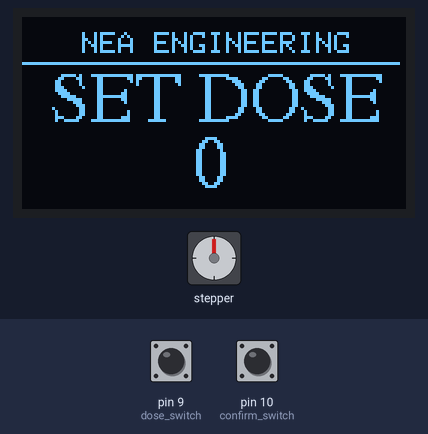
Simulated run of this sketch. Board: Arduino Uno, built with avr-gcc and run on an emulated ATmega328P. Parts: stepper motor, 128×64 one-colour display. Wiring (inferred from the names in the program): stepper motor (2048 steps per turn assumed): coils pin 2, pin 3, pin 4, pin 5. Inputs (shaded band) come from the test bench; at power-on: pin 9 (dose_switch) LOW, pin 10 (confirm_switch) HIGH.

Above: at 19.2 s.
19.3 s: pin 9 (dose_switch) pulled HIGH for 0.15 s
At 20.1 s:
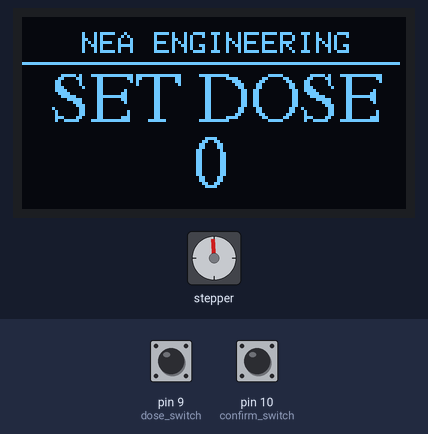
20.9 s: pin 9 (dose_switch) pulled HIGH for 1 s
At 21.12 s:
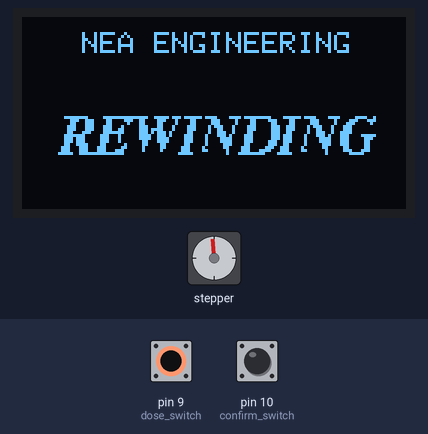
23.4 s: pin 9 (dose_switch) pulled HIGH for 3.2 s
At 27.4 s:
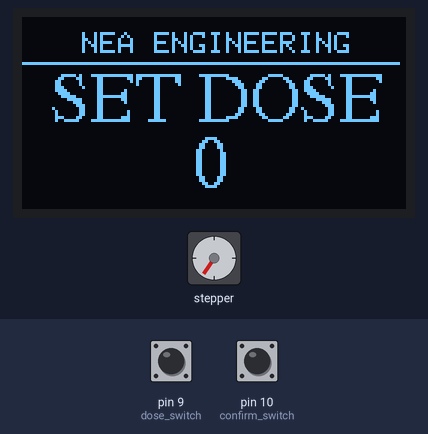
28.1 s: pin 9 (dose_switch) pulled HIGH for 1 s
At 30.2 s:
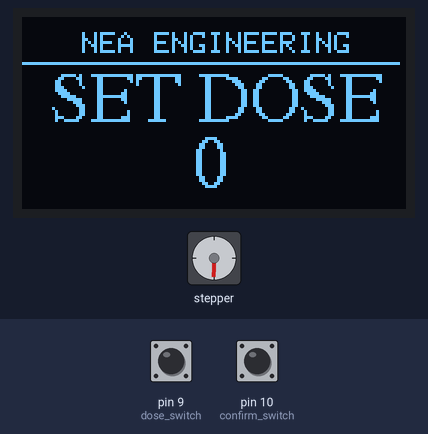
30.6 s: pin 9 (dose_switch) pulled HIGH for 0.15 s
At 31.9 s:
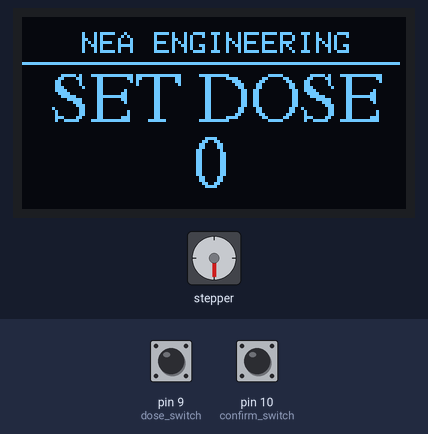
32.2 s: pin 9 (dose_switch) pulled HIGH for 3.2 s
At 36.5 s:
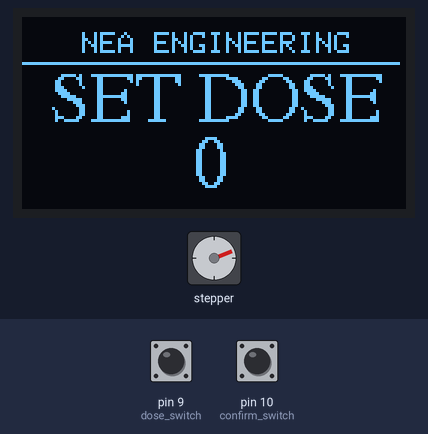
Timing chart, 0 to 37.9 s (numbered marks = the images above; inputs shaded):
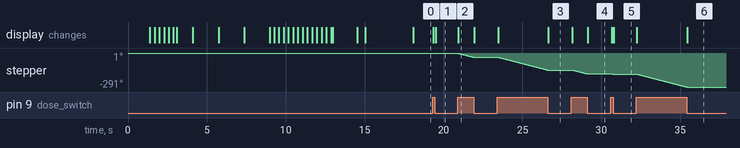

The sketch:

Insulin_pump_withGraphics_Names.ino
```cpp
/* This program was written by David Humphries for NEA Engineering:
 Anjali Pal
 Elyssa Snively
 Natalie Salema
 */

#include <Wire.h>
#include <Adafruit_GFX.h>
#include <Adafruit_SSD1306.h>
#include <Fonts/FreeSerif9pt7b.h>
#include <Fonts/FreeSerifBoldItalic9pt7b.h>
#include <Fonts/FreeSerif12pt7b.h>

int bluePin = 2;    //IN1 on the ULN2003 Board, BLUE end of the Blue/Yellow motor coil
int pinkPin = 3;    //IN2 on the ULN2003 Board, PINK end of the Pink/Orange motor coil
int yellowPin = 4;  //IN3 on the ULN2003 Board, YELLOW end of the Blue/Yellow motor coil
int orangePin = 5;  //IN4 on the ULN2003 Board, ORANGE end of the Pink/Orange motor coil
int oneunit = 48;   //number of times through the loop (steps) to dispense one unit
int dose = 0;       //the number of units the patient requests
int total_dose = 0;   //counts the total dose
int dose_switch = 9;
int confirm_switch = 10;
int confirm = 0;
int i = 0;

#define SCREEN_WIDTH 128
#define SCREEN_HEIGHT 64

Adafruit_SSD1306 display(SCREEN_WIDTH, SCREEN_HEIGHT, &Wire, -1);

static const unsigned char PROGMEM image_data_CATACat[] = {
    0xff, 0xff, 0xff, 0xff, 0xff, 0xff, 0xff, 0xff, 0xff, 0xff, 0xff, 0xff, 0xff, 0xff, 0xff, 0xff,
    0xff, 0xff, 0xff, 0xff, 0xff, 0xff, 0xff, 0xff, 0xff, 0xff, 0xff, 0xff, 0xff, 0xff, 0xff, 0xff,
    0xff, 0xff, 0xff, 0xff, 0xff, 0xff, 0xff, 0xff, 0xff, 0xff, 0xff, 0xff, 0xff, 0xff, 0xff, 0xff,
    0xff, 0xff, 0xff, 0xff, 0xff, 0xff, 0xff, 0xff, 0xff, 0xff, 0xff, 0xff, 0xff, 0xff, 0xff, 0xff,
    0xff, 0xff, 0xff, 0xff, 0xff, 0xff, 0xff, 0xff, 0xff, 0xff, 0xff, 0xff, 0xff, 0xff, 0xff, 0xff,
    0xff, 0xff, 0xff, 0xff, 0xff, 0xff, 0xfe, 0x38, 0x33, 0xff, 0xf7, 0xff, 0xff, 0xff, 0xff, 0xff,
    0xff, 0xff, 0xff, 0xff, 0xff, 0xff, 0xf1, 0xff, 0xff, 0x5f, 0xf7, 0xdf, 0xff, 0xff, 0xff, 0xff,
    0xff, 0xff, 0xff, 0xff, 0xff, 0xff, 0x87, 0xff, 0xf7, 0xeb, 0xff, 0x7f, 0xff, 0xff, 0xff, 0xff,
    0xff, 0xff, 0xff, 0xff, 0xff, 0xff, 0x1f, 0xff, 0xc8, 0x7c, 0xff, 0x7f, 0xff, 0xff, 0xff, 0xff,
    0xff, 0xff, 0xff, 0xff, 0xff, 0xfe, 0x7f, 0xff, 0xf7, 0xc7, 0x9f, 0x7f, 0xff, 0xff, 0xff, 0xff,
    0xff, 0xff, 0xff, 0xff, 0xff, 0xfc, 0xff, 0xff, 0xf8, 0xf8, 0xfd, 0xdf, 0xff, 0xff, 0xff, 0xff,
    0xff, 0xff, 0xff, 0xff, 0xff, 0xf9, 0xff, 0xff, 0xf8, 0x7f, 0x1f, 0xbf, 0xff, 0xff, 0xff, 0xff,
    0xff, 0xff, 0xff, 0xff, 0xff, 0xf3, 0xff, 0xfb, 0xfc, 0x3f, 0xe0, 0x7f, 0xff, 0xff, 0xff, 0xff,
    0xff, 0xff, 0xff, 0xff, 0xff, 0xf3, 0xff, 0xfb, 0xff, 0x1f, 0xff, 0xff, 0xff, 0xff, 0xff, 0xff,
    0xff, 0xff, 0xff, 0xff, 0xff, 0xe3, 0xff, 0xf8, 0xff, 0x8f, 0xff, 0xff, 0xff, 0xff, 0xff, 0xff,
    0xff, 0xff, 0xff, 0xff, 0xff, 0xe3, 0xff, 0x7d, 0x7f, 0xcf, 0xff, 0xff, 0xff, 0xff, 0xff, 0xff,
    0xff, 0xff, 0xff, 0xff, 0xff, 0xc7, 0xf7, 0xef, 0x9f, 0xe7, 0xff, 0xff, 0xff, 0xff, 0xff, 0xff,
    0xff, 0xff, 0xff, 0xff, 0xff, 0xc7, 0xf6, 0xa8, 0x0f, 0xe3, 0xff, 0xff, 0xff, 0xff, 0xff, 0xff,
    0xff, 0xff, 0xff, 0xff, 0xff, 0x8f, 0xf7, 0x8b, 0x87, 0xc4, 0x1f, 0xff, 0xff, 0xff, 0xff, 0xff,
    0xff, 0xff, 0xff, 0xff, 0xff, 0x9f, 0xf3, 0x17, 0xf9, 0xe0, 0x1f, 0xff, 0xff, 0xff, 0xff, 0xff,
    0xff, 0xff, 0xff, 0xff, 0xff, 0x8f, 0xfb, 0x03, 0xfe, 0x70, 0x0f, 0xff, 0xff, 0xff, 0xff, 0xff,
    0xff, 0xff, 0xff, 0xff, 0xff, 0x0f, 0xf9, 0x01, 0xff, 0x00, 0x0f, 0xff, 0xff, 0xff, 0xff, 0xff,
    0xff, 0xff, 0xff, 0xff, 0xff, 0x8f, 0xfe, 0x80, 0x7f, 0xfc, 0x17, 0xff, 0xff, 0xff, 0xff, 0xff,
    0xff, 0xff, 0xff, 0xff, 0xff, 0x8f, 0xfe, 0x80, 0x3f, 0xff, 0x8b, 0xff, 0xff, 0xff, 0xff, 0xff,
    0xff, 0xff, 0xff, 0xff, 0xff, 0x8f, 0xff, 0xa0, 0x3f, 0xff, 0x8b, 0xff, 0xff, 0xff, 0xff, 0xff,
    0xff, 0xff, 0xff, 0xff, 0xff, 0x0e, 0x3e, 0xb0, 0x7f, 0xff, 0x8d, 0xff, 0xff, 0xff, 0xff, 0xff,
    0xff, 0xff, 0xff, 0xff, 0xff, 0x2f, 0x8f, 0x30, 0xff, 0xff, 0x00, 0xff, 0xff, 0xff, 0xff, 0xff,
    0xff, 0xff, 0xff, 0xff, 0xff, 0x0f, 0xe7, 0xc1, 0xff, 0xff, 0x00, 0xff, 0xff, 0xff, 0xff, 0xff,
    0xff, 0xff, 0xff, 0xff, 0xff, 0x1f, 0xf7, 0xe1, 0xff, 0xff, 0x00, 0xff, 0xff, 0xff, 0xff, 0xff,
    0xff, 0xff, 0xff, 0xff, 0xff, 0x1f, 0xf3, 0xf3, 0xff, 0xff, 0x00, 0xff, 0xff, 0xff, 0xff, 0xff,
    0xff, 0xff, 0xff, 0xff, 0xf8, 0x0f, 0xfb, 0xf7, 0xff, 0xff, 0xff, 0xff, 0xff, 0xff, 0xff, 0xff,
    0xff, 0xff, 0xff, 0xff, 0xf3, 0xc1, 0xcf, 0xf3, 0xff, 0xff, 0xff, 0xff, 0xff, 0xff, 0xff, 0xff,
    0xff, 0xff, 0xff, 0xff, 0xef, 0x9f, 0xf3, 0xfc, 0xff, 0xff, 0xff, 0xff, 0xff, 0xff, 0xff, 0xff,
    0xff, 0xff, 0xff, 0xff, 0xe1, 0xdf, 0xf1, 0xff, 0x37, 0xff, 0xff, 0xff, 0xff, 0xff, 0xff, 0xff,
    0xff, 0xff, 0xff, 0xff, 0xe6, 0x3f, 0xfe, 0xff, 0xcb, 0xff, 0xff, 0xff, 0xff, 0xff, 0xff, 0xff,
    0xff, 0xff, 0xff, 0xff, 0xf7, 0xff, 0xff, 0xe4, 0x3b, 0xff, 0xff, 0xff, 0xff, 0xff, 0xff, 0xff,
    0xff, 0xff, 0xff, 0xff, 0xf3, 0xf7, 0xef, 0xe1, 0xfd, 0xff, 0xff, 0xff, 0xff, 0xff, 0xff, 0xff,
    0xff, 0xff, 0xff, 0xff, 0xf1, 0x00, 0xf9, 0x6b, 0xfe, 0xff, 0xff, 0xff, 0xff, 0xff, 0xff, 0xff,
    0xff, 0xff, 0xff, 0xff, 0xf9, 0x84, 0x3c, 0x33, 0xfb, 0x7f, 0xff, 0xff, 0xff, 0xff, 0xff, 0xff,
    0xff, 0xff, 0xff, 0xff, 0xf9, 0xc0, 0x1f, 0x3f, 0xfd, 0xbf, 0xff, 0xff, 0xff, 0xff, 0xff, 0xff,
    0xff, 0xff, 0xff, 0xff, 0xf8, 0xe1, 0x02, 0x0f, 0xfe, 0xbf, 0xff, 0xff, 0xff, 0xff, 0xff, 0xff,
    0xff, 0xff, 0xff, 0xff, 0xfc, 0x71, 0x80, 0x07, 0xe0, 0x3f, 0xff, 0xff, 0xff, 0xff, 0xff, 0xff,
    0xff, 0xff, 0xff, 0xff, 0xfe, 0xb9, 0xe0, 0x07, 0xf0, 0xbf, 0xff, 0xff, 0xff, 0xff, 0xff, 0xff,
    0xff, 0xff, 0xff, 0xff, 0xff, 0x59, 0xff, 0xe3, 0xf8, 0xdf, 0xff, 0xff, 0xff, 0xff, 0xff, 0xff,
    0xff, 0xff, 0xff, 0xff, 0xff, 0x9c, 0xff, 0xf3, 0xf1, 0x0f, 0xff, 0xff, 0xff, 0xff, 0xff, 0xff,
    0xff, 0xff, 0xff, 0xff, 0xff, 0xce, 0x7f, 0xf9, 0xc3, 0x17, 0xff, 0xff, 0xff, 0xff, 0xff, 0xff,
    0xff, 0xff, 0xff, 0xff, 0xff, 0xcf, 0x7f, 0xf8, 0x83, 0x9b, 0xff, 0xff, 0xff, 0xff, 0xff, 0xff,
    0xff, 0xff, 0xff, 0xff, 0xff, 0xef, 0x3f, 0xfc, 0x08, 0x39, 0xff, 0xff, 0xff, 0xff, 0xff, 0xff,
    0xff, 0xff, 0xff, 0xff, 0xff, 0xe7, 0xbf, 0xff, 0x00, 0x3c, 0xff, 0xff, 0xff, 0xff, 0xff, 0xff,
    0xff, 0xff, 0xff, 0xff, 0xff, 0xe0, 0x9f, 0xff, 0xc0, 0x1e, 0x7f, 0xff, 0xff, 0xff, 0xff, 0xff,
    0xff, 0xff, 0xff, 0xff, 0xff, 0xe7, 0xcf, 0xff, 0xc0, 0x0f, 0xbf, 0xff, 0xff, 0xff, 0xff, 0xff,
    0xff, 0xff, 0xff, 0xff, 0xff, 0xe7, 0xe7, 0xff, 0xed, 0x87, 0xdf, 0xff, 0xff, 0xff, 0xff, 0xff,
    0xff, 0xff, 0xff, 0xff, 0xff, 0xef, 0xf7, 0xff, 0xf7, 0xf3, 0xe7, 0xff, 0xff, 0xff, 0xff, 0xff,
    0xff, 0xff, 0xff, 0xff, 0xff, 0xdb, 0x77, 0xff, 0xff, 0xfc, 0xf1, 0xff, 0xff, 0xff, 0xff, 0xff,
    0xff, 0xff, 0xff, 0xff, 0xff, 0xc9, 0x43, 0xff, 0xff, 0xfe, 0x7c, 0x3f, 0xff, 0xff, 0xff, 0xff,
    0xff, 0xff, 0xff, 0xff, 0xff, 0xc0, 0x1f, 0xff, 0xff, 0xff, 0x3e, 0x9f, 0xff, 0xff, 0xff, 0xff,
    0xff, 0xff, 0xff, 0xff, 0xff, 0xff, 0xff, 0xff, 0xff, 0xff, 0xdf, 0xcf, 0xff, 0xff, 0xff, 0xff,
    0xff, 0xff, 0xff, 0xff, 0xff, 0xff, 0xff, 0xff, 0xff, 0xff, 0xff, 0x5f, 0xff, 0xff, 0xff, 0xff,
    0xff, 0xff, 0xff, 0xff, 0xff, 0xff, 0xff, 0xff, 0xff, 0xff, 0xec, 0x3f, 0xff, 0xff, 0xff, 0xff,
    0xff, 0xff, 0xff, 0xff, 0xff, 0xff, 0xff, 0xff, 0xff, 0xff, 0xff, 0xff, 0xff, 0xff, 0xff, 0xff,
    0xff, 0xff, 0xff, 0xff, 0xff, 0xff, 0xff, 0xff, 0xff, 0xff, 0xff, 0xff, 0xff, 0xff, 0xff, 0xff,
    0xff, 0xff, 0xff, 0xff, 0xff, 0xff, 0xff, 0xff, 0xff, 0xff, 0xff, 0xff, 0xff, 0xff, 0xff, 0xff,
    0xff, 0xff, 0xff, 0xff, 0xff, 0xff, 0xff, 0xff, 0xff, 0xff, 0xff, 0xff, 0xff, 0xff, 0xff, 0xff,
    0xff, 0xff, 0xff, 0xff, 0xff, 0xff, 0xff, 0xff, 0xff, 0xff, 0xff, 0xff, 0xff, 0xff, 0xff, 0xff
};


void setup() {
 Serial.begin(9600);

  if(!display.begin(SSD1306_SWITCHCAPVCC, 0x3C)) {
    Serial.println(F("SSD1306 allocation failed"));
    for(;;);
  }

  pinMode(bluePin, OUTPUT);
  pinMode(pinkPin, OUTPUT);
  pinMode(yellowPin, OUTPUT);
  pinMode(orangePin,OUTPUT);
  pinMode(dose_switch, INPUT);
  pinMode(confirm_switch, INPUT);

  // Draw bitmap on the screen
  display.clearDisplay();
  display.drawBitmap(0, 0, image_data_CATACat, 128, 64, 1);
  display.display();
  delay(1000);
  display.startscrollleft(0x00, 0x0F);
  delay(2000);
  display.stopscroll();
  delay(1000);

  //List names
  display.clearDisplay();
  display.setFont();
  display.setTextSize(1);
  display.setTextColor(WHITE);
  display.setCursor(20,20);
  display.println("Natalie Salema");
  display.display();
  delay(1600);

  display.setFont();
  display.setTextSize(1);
  display.setTextColor(WHITE);
  display.setCursor(20,32);
  display.println("Elyssa Snively");
  display.display();
  delay(1600);

  display.setFont();
  display.setTextSize(1);
  display.setTextColor(WHITE);
  display.setCursor(30,44);
  display.println("Anjali Pal");
  display.display();
  delay(1600);

  //Scroll NEA Engineering
  display.clearDisplay();
  display.setFont();
  display.setTextSize(1);
  display.setTextColor(WHITE);
  display.setCursor(56,22);
  display.println("NEA");
  //display.display();
  display.setCursor(30,40);
  //display.setFont(&FreeSerif12pt7b);
  display.println("Engineering");
  display.startscrolldiagright(0x00, 0x00);
  display.display();
  delay(4000);
  display.stopscroll();
  delay (1500);
  display.clearDisplay();
  display.display();
  delay(500);

  // Display static text
  display.clearDisplay();
  display.setCursor(15,26);
  display.setFont(&FreeSerif12pt7b);
  display.println("INSULIN");
  display.setCursor(30,54);
  display.setFont(&FreeSerif12pt7b);
  display.println("PUMP");
  display.display();
  delay(3000);
}

void loop() {

  digitalWrite(bluePin, LOW);
  digitalWrite(pinkPin, LOW);
  digitalWrite(yellowPin, LOW);
  digitalWrite(orangePin, LOW);

  display.clearDisplay();
  display.setFont();
  display.setTextSize(1);
  display.setTextColor(WHITE);
  display.setCursor(20,5);
  display.println("NEA ENGINEERING");
  display.setCursor(10,28);
  display.setFont(&FreeSerif12pt7b);
  display.println("SET DOSE");
  display.setCursor(57,56);
  display.setFont(&FreeSerif12pt7b);
  display.println(dose);
  display.drawLine(0, 15, 125, 15, WHITE);
  display.display();

  i = 2;

  while (digitalRead(confirm_switch) == HIGH && digitalRead(dose_switch) == HIGH){
   //set display
    if (i != 0){
    display.clearDisplay();
    display.setFont();
    display.setTextSize(1);
    display.setTextColor(WHITE);
    display.setCursor(20,5);
    display.println("NEA ENGINEERING");
    display.setCursor(12,38);
    display.setFont(&FreeSerifBoldItalic9pt7b);
    display.println("REWINDING");
    display.display();
    i--;
    }

    //reverse motor
      digitalWrite(bluePin, LOW);
      digitalWrite(pinkPin, LOW);
      digitalWrite(yellowPin, LOW);
      digitalWrite(orangePin, HIGH);
      delay(5);

      digitalWrite(bluePin, LOW);
      digitalWrite(pinkPin, LOW);
      digitalWrite(yellowPin, HIGH);
      digitalWrite(orangePin, LOW);
      delay(5);

      digitalWrite(bluePin, LOW);
      digitalWrite(pinkPin, HIGH);
      digitalWrite(yellowPin, LOW);
      digitalWrite(orangePin, LOW);
      delay(5);

      digitalWrite(bluePin, HIGH);
      digitalWrite(pinkPin, LOW);
      digitalWrite(yellowPin, LOW);
      digitalWrite(orangePin, LOW);
      delay(5);

      dose = 0;
  }

  if (digitalRead(confirm_switch) == LOW && digitalRead(dose_switch) == HIGH){
    dose++;
    delay(300);
  }
  else if (digitalRead(confirm_switch) == HIGH && digitalRead(dose_switch) == LOW){
    total_dose = dose*oneunit;
   while (total_dose != 0){
      dose = 0;
      digitalWrite(bluePin, HIGH);
      digitalWrite(pinkPin, LOW);
      digitalWrite(yellowPin, LOW);
      digitalWrite(orangePin, LOW);
      delay(5);

      digitalWrite(bluePin, LOW);
      digitalWrite(pinkPin, HIGH);
      digitalWrite(yellowPin, LOW);
      digitalWrite(orangePin, LOW);
      delay(5);

      digitalWrite(bluePin, LOW);
      digitalWrite(pinkPin, LOW);
      digitalWrite(yellowPin, HIGH);
      digitalWrite(orangePin, LOW);
      delay(5);

      digitalWrite(bluePin, LOW);
      digitalWrite(pinkPin, LOW);
      digitalWrite(yellowPin, LOW);
      digitalWrite(orangePin, HIGH);
      delay(5);

      total_dose--;
      }
     }
      else {
      }
    }
```

Measured:
- after the input at 20.9 s, stepper: turns 33° counter-clockwise in 0.95 s, starting after 0.06 s; the display: changes at once (image 2)
- after the input at 23.4 s, stepper: turns 110° counter-clockwise in 3.1 s, starting after 0.07 s; the display: first changes after 0.05 s (image 3 shows a later state)
- after the input at 28.1 s, stepper: turns 32° counter-clockwise in 0.88 s, starting after 0.11 s; the display: first changes after 0.05 s (image 4 shows a later state)
- after the input at 32.2 s, stepper: turns 110° counter-clockwise in 3.1 s, starting after 0.08 s; the display: first changes at once (image 6 shows a later state)
